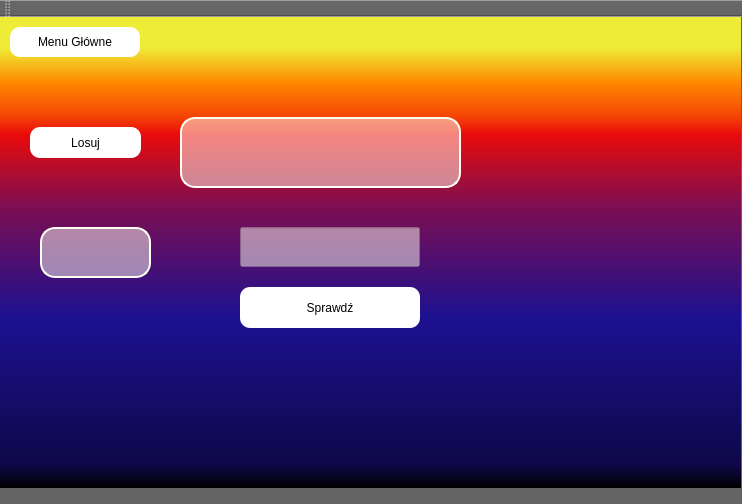
<?xml version="1.0" encoding="UTF-8"?>
<ui version="4.0">
 <class>MainWindow</class>
 <widget class="QMainWindow" name="MainWindow">
  <property name="geometry">
   <rect>
    <x>0</x>
    <y>0</y>
    <width>742</width>
    <height>504</height>
   </rect>
  </property>
  <property name="palette">
   <palette>
    <active>
     <colorrole role="Button">
      <brush brushstyle="SolidPattern">
       <color alpha="255">
        <red>100</red>
        <green>100</green>
        <blue>100</blue>
       </color>
      </brush>
     </colorrole>
     <colorrole role="Base">
      <brush brushstyle="SolidPattern">
       <color alpha="255">
        <red>100</red>
        <green>100</green>
        <blue>100</blue>
       </color>
      </brush>
     </colorrole>
     <colorrole role="Window">
      <brush brushstyle="SolidPattern">
       <color alpha="255">
        <red>100</red>
        <green>100</green>
        <blue>100</blue>
       </color>
      </brush>
     </colorrole>
    </active>
    <inactive>
     <colorrole role="Button">
      <brush brushstyle="SolidPattern">
       <color alpha="255">
        <red>100</red>
        <green>100</green>
        <blue>100</blue>
       </color>
      </brush>
     </colorrole>
     <colorrole role="Base">
      <brush brushstyle="SolidPattern">
       <color alpha="255">
        <red>100</red>
        <green>100</green>
        <blue>100</blue>
       </color>
      </brush>
     </colorrole>
     <colorrole role="Window">
      <brush brushstyle="SolidPattern">
       <color alpha="255">
        <red>100</red>
        <green>100</green>
        <blue>100</blue>
       </color>
      </brush>
     </colorrole>
    </inactive>
    <disabled>
     <colorrole role="Button">
      <brush brushstyle="SolidPattern">
       <color alpha="255">
        <red>100</red>
        <green>100</green>
        <blue>100</blue>
       </color>
      </brush>
     </colorrole>
     <colorrole role="Base">
      <brush brushstyle="SolidPattern">
       <color alpha="255">
        <red>100</red>
        <green>100</green>
        <blue>100</blue>
       </color>
      </brush>
     </colorrole>
     <colorrole role="Window">
      <brush brushstyle="SolidPattern">
       <color alpha="255">
        <red>100</red>
        <green>100</green>
        <blue>100</blue>
       </color>
      </brush>
     </colorrole>
    </disabled>
   </palette>
  </property>
  <property name="windowTitle">
   <string>MainWindow</string>
  </property>
  <property name="styleSheet">
   <string notr="true">background:rgb(100,100,100)</string>
  </property>
  <widget class="QWidget" name="centralWidget">
   <widget class="QStackedWidget" name="stackedWidget">
    <property name="geometry">
     <rect>
      <x>0</x>
      <y>0</y>
      <width>741</width>
      <height>471</height>
     </rect>
    </property>
    <property name="styleSheet">
     <string notr="true">QWidget{
background:qlineargradient(spread:pad, x1:0, y1:1, x2:0, y2:0, stop:0 rgba(0, 0, 0, 255), stop:0.05 rgba(14, 8, 73, 255), stop:0.36 rgba(28, 17, 145, 255), stop:0.6 rgba(126, 14, 81, 255), stop:0.75 rgba(234, 11, 11, 255), stop:0.79 rgba(244, 70, 5, 255), stop:0.86 rgba(255, 136, 0, 255), stop:0.935 rgba(239, 236, 55, 255));
font: bold italic large &quot;Monaco&quot;;
}
QPushButton{
    border-radius: 10px;
    background: white;
    min-width: 70px;
}
QPushButton:hover{
background:rgba(255, 136, 0, 255);
}
QPushButton:pressed{
background:rgb(255, 150, 255);
}
QLabel{
	background:rgba(255,254,242,0.5);
	border: 2px solid rgba(255,254,242,1);
    border-radius: 15px;
	color: black;
	font-size:13px;
}
QLineEdit{
	background:rgba(255,254,242,0.5);
}
</string>
    </property>
    <property name="currentIndex">
     <number>4</number>
    </property>
    <widget class="QWidget" name="page">
     <property name="styleSheet">
      <string notr="true">QPushButton{
	font-size: 30px;
}</string>
     </property>
     <widget class="QLabel" name="label_3">
      <property name="geometry">
       <rect>
        <x>130</x>
        <y>60</y>
        <width>471</width>
        <height>71</height>
       </rect>
      </property>
      <property name="styleSheet">
       <string notr="true">QLabel{
	border: none;
	font-size: 35px;
	color: rgb(22, 13, 116);
}</string>
      </property>
      <property name="text">
       <string>  APLIKACJA JĘZYKOWA</string>
      </property>
     </widget>
     <widget class="QPushButton" name="createTestBtn">
      <property name="geometry">
       <rect>
        <x>80</x>
        <y>230</y>
        <width>250</width>
        <height>150</height>
       </rect>
      </property>
      <property name="text">
       <string>Stwórz test</string>
      </property>
     </widget>
     <widget class="QPushButton" name="listBtn">
      <property name="geometry">
       <rect>
        <x>410</x>
        <y>230</y>
        <width>250</width>
        <height>150</height>
       </rect>
      </property>
      <property name="text">
       <string>Wybierz test</string>
      </property>
     </widget>
    </widget>
    <widget class="QWidget" name="page_3">
     <widget class="QPushButton" name="WordCompare">
      <property name="geometry">
       <rect>
        <x>120</x>
        <y>180</y>
        <width>181</width>
        <height>141</height>
       </rect>
      </property>
      <property name="text">
       <string>Porównywanie słów</string>
      </property>
     </widget>
     <widget class="QPushButton" name="EnglishBtn">
      <property name="geometry">
       <rect>
        <x>120</x>
        <y>110</y>
        <width>81</width>
        <height>31</height>
       </rect>
      </property>
      <property name="styleSheet">
       <string notr="true">QPushButton{
    border-radius: 10px;
    background: qlineargradient(spread:pad, x1:0, y1:0, x2:0, y2:1, stop:0 white, stop:0.33 white, stop:0.34 red, stop:0.66 red, stop:0.67 white, stop:1 white); 
    min-width: 70px;
}
QPushButton:hover{
border:  2px solid black; 
}
QPushButton:pressed{
background:black;
color:white;
}</string>
      </property>
      <property name="text">
       <string>ANGIELSKI</string>
      </property>
     </widget>
     <widget class="QPushButton" name="DeutschBtn">
      <property name="geometry">
       <rect>
        <x>220</x>
        <y>110</y>
        <width>81</width>
        <height>31</height>
       </rect>
      </property>
      <property name="styleSheet">
       <string notr="true">QPushButton{background:qlineargradient(spread:pad, x1:0, y1:0, x2:0, y2:1, stop:0 rgba(0, 0, 0, 255), stop:0.33 rgba(0, 0, 0, 255), stop:0.34 rgba(255, 30, 30, 255), stop:0.66 rgba(255, 0, 0, 255), stop:0.67 rgba(255, 255, 0, 255), stop:1 rgba(255, 255, 0, 255));
}
QPushButton:hover{
border:  2px solid black; 
}
QPushButton:pressed{
background:black;
color:white;
}</string>
      </property>
      <property name="text">
       <string>NIEMIECKI</string>
      </property>
     </widget>
     <widget class="QLabel" name="label_2">
      <property name="geometry">
       <rect>
        <x>420</x>
        <y>100</y>
        <width>211</width>
        <height>41</height>
       </rect>
      </property>
      <property name="font">
       <font>
        <family>Monaco</family>
        <pointsize>-1</pointsize>
        <weight>75</weight>
        <italic>true</italic>
        <bold>true</bold>
       </font>
      </property>
      <property name="text">
       <string> Lista dostępnych testów</string>
      </property>
     </widget>
     <widget class="QPushButton" name="pushButton">
      <property name="geometry">
       <rect>
        <x>20</x>
        <y>400</y>
        <width>151</width>
        <height>23</height>
       </rect>
      </property>
      <property name="text">
       <string>Powrót</string>
      </property>
     </widget>
     <widget class="QListWidget" name="listWidget_test">
      <property name="geometry">
       <rect>
        <x>420</x>
        <y>180</y>
        <width>201</width>
        <height>141</height>
       </rect>
      </property>
      <property name="styleSheet">
       <string notr="true">background: #ffffff;</string>
      </property>
     </widget>
     <widget class="QPushButton" name="start_test">
      <property name="geometry">
       <rect>
        <x>580</x>
        <y>400</y>
        <width>151</width>
        <height>23</height>
       </rect>
      </property>
      <property name="text">
       <string>Rozpocznij </string>
      </property>
     </widget>
    </widget>
    <widget class="QWidget" name="page_4">
     <widget class="QPushButton" name="CheckBtn1">
      <property name="geometry">
       <rect>
        <x>400</x>
        <y>170</y>
        <width>150</width>
        <height>100</height>
       </rect>
      </property>
      <property name="text">
       <string>Sprawdź</string>
      </property>
     </widget>
     <widget class="QPushButton" name="RandomWord">
      <property name="geometry">
       <rect>
        <x>180</x>
        <y>170</y>
        <width>150</width>
        <height>100</height>
       </rect>
      </property>
      <property name="text">
       <string>Losowe słowo</string>
      </property>
     </widget>
     <widget class="QLineEdit" name="ShowText">
      <property name="geometry">
       <rect>
        <x>140</x>
        <y>90</y>
        <width>200</width>
        <height>50</height>
       </rect>
      </property>
     </widget>
     <widget class="QLineEdit" name="TypeText">
      <property name="geometry">
       <rect>
        <x>380</x>
        <y>90</y>
        <width>200</width>
        <height>50</height>
       </rect>
      </property>
     </widget>
     <widget class="QPushButton" name="MainMenu">
      <property name="geometry">
       <rect>
        <x>10</x>
        <y>10</y>
        <width>130</width>
        <height>30</height>
       </rect>
      </property>
      <property name="text">
       <string>Menu Główne</string>
      </property>
     </widget>
     <widget class="QLabel" name="pbAnswer">
      <property name="geometry">
       <rect>
        <x>320</x>
        <y>320</y>
        <width>81</width>
        <height>41</height>
       </rect>
      </property>
      <property name="text">
       <string/>
      </property>
     </widget>
    </widget>
    <widget class="QWidget" name="page_5">
     <widget class="QPushButton" name="MainMenu_2">
      <property name="geometry">
       <rect>
        <x>10</x>
        <y>10</y>
        <width>130</width>
        <height>30</height>
       </rect>
      </property>
      <property name="styleSheet">
       <string notr="true"/>
      </property>
      <property name="text">
       <string>Menu Główne</string>
      </property>
     </widget>
     <widget class="QLabel" name="imageLabel">
      <property name="geometry">
       <rect>
        <x>220</x>
        <y>70</y>
        <width>321</width>
        <height>201</height>
       </rect>
      </property>
      <property name="text">
       <string/>
      </property>
     </widget>
     <widget class="QPushButton" name="ImgBtn">
      <property name="geometry">
       <rect>
        <x>340</x>
        <y>290</y>
        <width>97</width>
        <height>33</height>
       </rect>
      </property>
      <property name="styleSheet">
       <string notr="true"/>
      </property>
      <property name="text">
       <string>Losuj</string>
      </property>
     </widget>
     <widget class="QLineEdit" name="picText">
      <property name="geometry">
       <rect>
        <x>50</x>
        <y>150</y>
        <width>130</width>
        <height>30</height>
       </rect>
      </property>
     </widget>
     <widget class="QPushButton" name="CheckBtn2">
      <property name="geometry">
       <rect>
        <x>50</x>
        <y>190</y>
        <width>130</width>
        <height>30</height>
       </rect>
      </property>
      <property name="styleSheet">
       <string notr="true"/>
      </property>
      <property name="text">
       <string>Sprawdź</string>
      </property>
     </widget>
     <widget class="QLabel" name="ImgAnswer">
      <property name="geometry">
       <rect>
        <x>60</x>
        <y>350</y>
        <width>121</width>
        <height>61</height>
       </rect>
      </property>
      <property name="text">
       <string/>
      </property>
     </widget>
    </widget>
    <widget class="QWidget" name="page_6">
     <widget class="QPushButton" name="jpnRand">
      <property name="geometry">
       <rect>
        <x>30</x>
        <y>110</y>
        <width>111</width>
        <height>31</height>
       </rect>
      </property>
      <property name="text">
       <string>Losuj</string>
      </property>
     </widget>
     <widget class="QLineEdit" name="jpnTranslate">
      <property name="geometry">
       <rect>
        <x>240</x>
        <y>210</y>
        <width>180</width>
        <height>40</height>
       </rect>
      </property>
     </widget>
     <widget class="QPushButton" name="CheckBtn3">
      <property name="geometry">
       <rect>
        <x>240</x>
        <y>270</y>
        <width>180</width>
        <height>41</height>
       </rect>
      </property>
      <property name="text">
       <string>Sprawdź</string>
      </property>
     </widget>
     <widget class="QPushButton" name="jpnMainMenu">
      <property name="geometry">
       <rect>
        <x>10</x>
        <y>10</y>
        <width>130</width>
        <height>30</height>
       </rect>
      </property>
      <property name="text">
       <string>Menu Główne</string>
      </property>
     </widget>
     <widget class="QLabel" name="jpnWord">
      <property name="geometry">
       <rect>
        <x>180</x>
        <y>100</y>
        <width>281</width>
        <height>71</height>
       </rect>
      </property>
      <property name="font">
       <font>
        <family>Monaco</family>
        <pointsize>-1</pointsize>
        <weight>75</weight>
        <italic>true</italic>
        <bold>true</bold>
       </font>
      </property>
      <property name="text">
       <string/>
      </property>
      <property name="alignment">
       <set>Qt::AlignCenter</set>
      </property>
     </widget>
     <widget class="QLabel" name="jpnRes">
      <property name="geometry">
       <rect>
        <x>40</x>
        <y>210</y>
        <width>111</width>
        <height>51</height>
       </rect>
      </property>
      <property name="text">
       <string/>
      </property>
     </widget>
    </widget>
    <widget class="QWidget" name="page_2">
     <property name="styleSheet">
      <string notr="true">QLabel{
	color: rgb(22, 13, 116);
	border:none;
	font-size: 20px;
}
QPlainTextEdit{
	background-color: rgb(255, 244, 244)
}
QComboBox{
	background-color: rgb(255, 244, 244);
	color: rgb(22, 13, 116);
}</string>
     </property>
     <widget class="QLabel" name="label_4">
      <property name="geometry">
       <rect>
        <x>40</x>
        <y>30</y>
        <width>221</width>
        <height>41</height>
       </rect>
      </property>
      <property name="text">
       <string> Tworzenie testów</string>
      </property>
     </widget>
     <widget class="QPlainTextEdit" name="text_createtest_transl">
      <property name="geometry">
       <rect>
        <x>240</x>
        <y>270</y>
        <width>150</width>
        <height>50</height>
       </rect>
      </property>
      <property name="plainText">
       <string/>
      </property>
     </widget>
     <widget class="QComboBox" name="comboBox">
      <property name="geometry">
       <rect>
        <x>240</x>
        <y>130</y>
        <width>150</width>
        <height>50</height>
       </rect>
      </property>
      <property name="styleSheet">
       <string notr="true">QComboBox{
	background-color:rgba(255, 136, 0, 255);
	
}
QComboBox:hover{
	background-color:rgb(255, 150, 255);
	
}
QComboBox::item {
	background-color:rgba(255, 136, 0, 255);
  }
QComboBox::item:selected {
      border: 1px solid #6a6ea9;
  }

  QComboBox::item:selected:!active {
      background: qlineargradient(x1: 0, y1: 0, x2: 0, y2: 1,
                                  stop: 0 #ABAFE5, stop: 1 #8588B2);
  }

  QComboBox::item:selected:active {
      background: qlineargradient(x1: 0, y1: 0, x2: 0, y2: 1,
                                  stop: 0 #6a6ea9, stop: 1 #888dd9);
  }

  QComboBox::item:hover {
      background: qlineargradient(x1: 0, y1: 0, x2: 0, y2: 1,
                                  stop: 0 #FAFBFE, stop: 1 #DCDEF1);
  }</string>
      </property>
      <item>
       <property name="text">
        <string>Angielski</string>
       </property>
      </item>
      <item>
       <property name="text">
        <string>Niemiecki</string>
       </property>
      </item>
     </widget>
     <widget class="QLabel" name="label_5">
      <property name="geometry">
       <rect>
        <x>70</x>
        <y>130</y>
        <width>150</width>
        <height>50</height>
       </rect>
      </property>
      <property name="text">
       <string>  Język</string>
      </property>
     </widget>
     <widget class="QLabel" name="label_6">
      <property name="geometry">
       <rect>
        <x>70</x>
        <y>270</y>
        <width>150</width>
        <height>50</height>
       </rect>
      </property>
      <property name="text">
       <string> Tłumaczenie</string>
      </property>
     </widget>
     <widget class="QLabel" name="label_7">
      <property name="geometry">
       <rect>
        <x>70</x>
        <y>200</y>
        <width>150</width>
        <height>50</height>
       </rect>
      </property>
      <property name="text">
       <string> Wybierz plik</string>
      </property>
     </widget>
     <widget class="QPushButton" name="select_img_bt">
      <property name="geometry">
       <rect>
        <x>240</x>
        <y>200</y>
        <width>150</width>
        <height>50</height>
       </rect>
      </property>
      <property name="text">
       <string>wybierz plik</string>
      </property>
     </widget>
     <widget class="QPushButton" name="backBtn">
      <property name="geometry">
       <rect>
        <x>40</x>
        <y>410</y>
        <width>171</width>
        <height>23</height>
       </rect>
      </property>
      <property name="text">
       <string>Powrót </string>
      </property>
     </widget>
     <widget class="QPushButton" name="add_img_bt">
      <property name="enabled">
       <bool>true</bool>
      </property>
      <property name="geometry">
       <rect>
        <x>490</x>
        <y>320</y>
        <width>150</width>
        <height>50</height>
       </rect>
      </property>
      <property name="text">
       <string>Dodaj</string>
      </property>
     </widget>
     <widget class="QLabel" name="label_img_watch">
      <property name="geometry">
       <rect>
        <x>460</x>
        <y>80</y>
        <width>221</width>
        <height>211</height>
       </rect>
      </property>
      <property name="text">
       <string/>
      </property>
     </widget>
     <widget class="QLabel" name="label_8">
      <property name="geometry">
       <rect>
        <x>70</x>
        <y>90</y>
        <width>151</width>
        <height>31</height>
       </rect>
      </property>
      <property name="text">
       <string>  Tytuł</string>
      </property>
     </widget>
     <widget class="QPlainTextEdit" name="testName">
      <property name="geometry">
       <rect>
        <x>240</x>
        <y>90</y>
        <width>151</width>
        <height>31</height>
       </rect>
      </property>
     </widget>
    </widget>
   </widget>
  </widget>
  <widget class="QToolBar" name="mainToolBar">
   <attribute name="toolBarArea">
    <enum>TopToolBarArea</enum>
   </attribute>
   <attribute name="toolBarBreak">
    <bool>false</bool>
   </attribute>
  </widget>
  <widget class="QMenuBar" name="menuBar">
   <property name="geometry">
    <rect>
     <x>0</x>
     <y>0</y>
     <width>742</width>
     <height>20</height>
    </rect>
   </property>
  </widget>
 </widget>
 <layoutdefault spacing="6" margin="11"/>
 <resources/>
 <connections/>
</ui>
